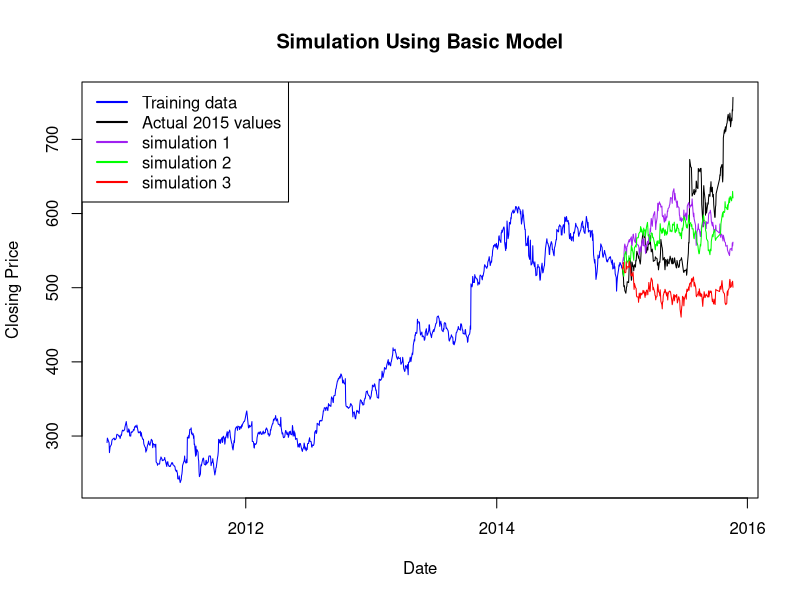
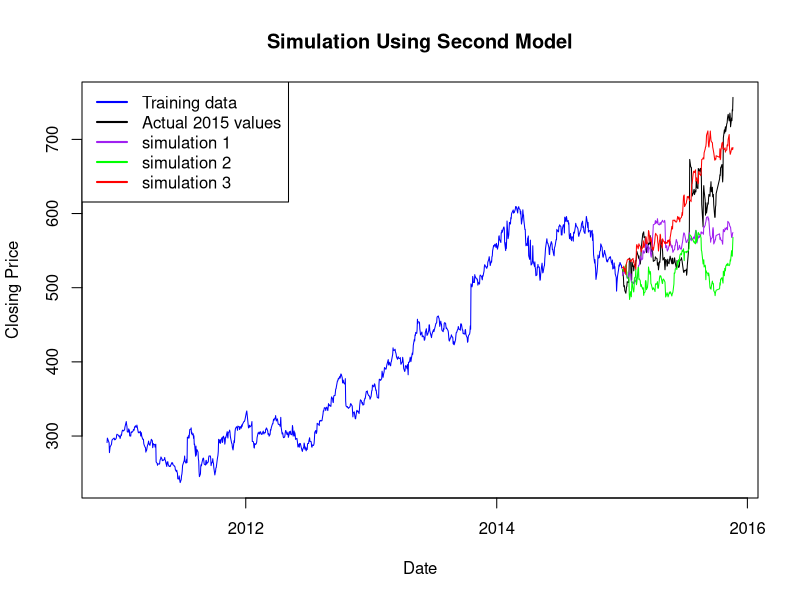

Recreate these plots in R, in order.
# install or load the matrix exponential package
# which allows you to raise a matrix A to the power k
# with the command A %^% k

# install.packages("expm")
library(expm)

# set working derectory to the same as the data
setwd("~/math_381_group/markov_stocks")

# read in the data
data <- read.csv('goog.csv')
#data <- read.csv('pbr_a.csv')

# set date at which to stop training data and start simulation
stop_date <- "2015-01-01"

# read in closing prices and training_dates
all_dates <- rev(as.Date(data$Date, format='%d-%b-%y'))
training_dates <- all_dates[all_dates < stop_date]
last_year_dates <- all_dates[all_dates >= stop_date]

all_closing_prices <- rev(data$Close)
training_closing_prices <- all_closing_prices[all_dates < stop_date]
last_year_closing_prices <- all_closing_prices[all_dates >= stop_date]

# # plot the stock over the given dates
# plot(training_dates, training_closing_prices, type='l', col='blue', lwd=1,
#      xlab='Date', ylab='Closing Price', main='Daily Price for Google Share',
#      xlim=c(all_dates[1], all_dates[length(all_dates)]),
#      ylim=c(min(all_closing_prices), max(all_closing_prices)))
# lines(last_year_dates, last_year_closing_prices, col='black', lwd=1)

# compute the daily change in the stock
daily_change <- diff(training_closing_prices)

# # plot the daily change
# transparent_red <- rgb(t(col2rgb('red')), alpha=65, maxColorValue=255)
# plot(training_dates[2:length(training_dates)], daily_change, cex=0.8,
#      pch=19, col=transparent_red, lwd=1,
#      xlab='Date', ylab='Change from previous date', 
#      main='Daily change in Google stock price')
# # plot a line for the mean daily change
# lines(training_dates[2:length(training_dates)], 
#       rep(mean(daily_change), times=length(daily_change)),
#       col='blue', lwd=3, lty=2)

# First model:
# 2 x 2 transition matrix where the states are:
# 1. increase from the day before
# 2. decrease from the day before
basic_trans_mat <- matrix(c(0, 0, 0, 0), nrow=2, ncol=2)
total_increase_days <- sum(daily_change[1:length(daily_change)-1] >= 0)
total_decrease_days <- sum(daily_change[1:length(daily_change)-1] < 0)

# fill in transition matrix
for (day in 1:(length(daily_change)-1)) {
   if (daily_change[day] >= 0) {  # today there was an increase
      if (daily_change[day+1] >= 0) {  # tomorrow there is an increase
         # increment the increase to increase element of the transition matrix
         basic_trans_mat[1, 1] <- basic_trans_mat[1, 1] + 1
      } else {  # tomorrow there is a decrease
         # increment the increase to decrease element of the transition matrix
         basic_trans_mat[1, 2] <- basic_trans_mat[1, 2] + 1
      }
   } else {  # today there was a decrease
      if (daily_change[day+1] >= 0) {  # tomorrow there is an increase
         # increment the decrease to increase element of the transition matrix
         basic_trans_mat[2, 1] <- basic_trans_mat[2, 1] + 1
      } else {  # tomorrow there is a decrease
         # increment the decrease to decrease element of the transition matrix
         basic_trans_mat[2, 2] <- basic_trans_mat[2, 2] + 1
      }
   }
}

# normalize first row by the number of "from increase" days
basic_trans_mat[1, 1:2] <- basic_trans_mat[1, 1:2] / total_increase_days

# normalize the second row by the number of "from decrease" days
basic_trans_mat[2, 1:2] <- basic_trans_mat[2, 1:2] / total_decrease_days

# look at the transition matrix
print('basic transition matrix:', quote=F)
print(basic_trans_mat)
print('basic transition matrix to power 10:', quote=F)
print(basic_trans_mat %^% 10)


# simulate the last year using a random walk using the value
# in our transition matrix and compare to the actual stock fluctuation
# for the last year
basic_model_simulation <- function() {
   last_change <- daily_change[length(daily_change)]
   last_price <- training_closing_prices[length(training_closing_prices)]
   #mean_change <- mean(abs(daily_change))
   
   #### variable incriments ####
   basic_mean <- mean(abs(daily_change))
   basic_sd <- sd(abs(daily_change))
   #### variable incriments ####
   
   predicted_prices <- vector(length=length(last_year_dates))
   
   for (i in 1:length(predicted_prices)) {
      
      #### variable incriments ####
      mean_change <- rnorm(1, mean=basic_mean, sd=basic_sd)
      #### variable incriments ####
      
      rand <- runif(1)
      if (last_change >= 0) {  # increase yesterday, so use first row of transition matrix
         if (rand < basic_trans_mat[1, 1]) {
            predicted_prices[i] <- last_price + mean_change
         } else {
            predicted_prices[i] <- last_price - mean_change
         }
      } else {  # decrease yesterday, so use second row of transition matrix
         if (rand < basic_trans_mat[2, 1]) {
            predicted_prices[i] <- last_price + mean_change
         } else {
            predicted_prices[i] <- last_price - mean_change
         }
      }
      if (i == 1) {
         last_change <- predicted_prices[i] - last_price
      } else {
         last_change <- predicted_prices[i] - predicted_prices[i-1]
      }
      last_price <- predicted_prices[i]
   }
   return(predicted_prices)
}

# plot the simulation against the actual values
plot(training_dates, training_closing_prices, type='l', col='blue', lwd=1,
     xlab='Date', ylab='Closing Price', main='Simulation Using Basic Model',
     xlim=c(all_dates[1], all_dates[length(all_dates)]),
     ylim=c(min(all_closing_prices), max(all_closing_prices)))
lines(last_year_dates, last_year_closing_prices, col='black', lwd=1)

num_simulations <- 3
colors <- c('purple', 'green', 'red')
for (i in 1:num_simulations) {
   predicted_prices <- basic_model_simulation()
   # simulated values
   lines(last_year_dates, predicted_prices, col=colors[i], lwd=1)
}
legend('topleft', legend=c('Training data', 'Actual 2015 values', 
                           'simulation 1', 'simulation 2', 'simulation 3'), 
       col=c('blue', 'black', 'purple', 'green', 'red'), lwd=c(2, 2, 2, 2, 2))



# Second model:
# 4 x 4 transition matrix where the states are:
# 1. large increase
# 2. small increase
# 3. small decrease
# 4. large decrease
second_trans_mat <- matrix(rep(0, 36), nrow=4, ncol=4)
change_cutoff <- mean(abs(daily_change))
#change_cutoff <- 4
total_large_increase_days <- sum(daily_change[1:length(daily_change)-1] >= change_cutoff)
total_small_increase_days <- sum(daily_change[1:length(daily_change)-1] < change_cutoff &
                                 daily_change[1:length(daily_change)-1] >= 0)
total_small_decrease_days <- sum(daily_change[1:length(daily_change)-1] < 0 &
                                 daily_change[1:length(daily_change)-1] >= -change_cutoff)
total_large_decrease_days <- sum(daily_change[1:length(daily_change)-1] < -change_cutoff)

# fill in the second transition matrix
for (day in 1:(length(daily_change)-1)) {
   change_today <- daily_change[day]
   change_tom <- daily_change[day+1]
   if (change_today >= change_cutoff) {  # coming from large increase
      if (change_tom >= change_cutoff) {
         # large increase to large increase
         second_trans_mat[1, 1] <- second_trans_mat[1, 1] + 1
      } else if (change_tom >= 0) {
         # large increase to small increase
         second_trans_mat[1, 2] <- second_trans_mat[1, 2] + 1
      } else if (change_tom >= -change_cutoff) {
         # large increase to small decrease
         second_trans_mat[1, 3] <- second_trans_mat[1, 3] + 1
      } else {
         # large increase to large decrease
         second_trans_mat[1, 4] <- second_trans_mat[1, 4] + 1
      }
   } else if (change_today >= 0) {  # coming from small increase
      if (change_tom >= change_cutoff) {
         # small increase to large increase
         second_trans_mat[2, 1] <- second_trans_mat[2, 1] + 1
      } else if (change_tom >= 0) {
         # small increase to small increase
         second_trans_mat[2, 2] <- second_trans_mat[2, 2] + 1
      } else if (change_tom >= -change_cutoff) {
         # small increase to small decrease
         second_trans_mat[2, 3] <- second_trans_mat[2, 3] + 1
      } else {
         # small increase to large decrease
         second_trans_mat[2, 4] <- second_trans_mat[2, 4] + 1
      }
   } else if (change_today >= -change_cutoff) {  # coming from small decrease
      if (change_tom >= change_cutoff) {
         # small decrease to large increase
         second_trans_mat[3, 1] <- second_trans_mat[3, 1] + 1
      } else if (change_tom >= 0) {
         # small decrease to small increase
         second_trans_mat[3, 2] <- second_trans_mat[3, 2] + 1
      } else if (change_tom >= -change_cutoff) {
         # small decrease to small decrease
         second_trans_mat[3, 3] <- second_trans_mat[3, 3] + 1
      } else {
         # small decrease to large decrease
         second_trans_mat[3, 4] <- second_trans_mat[3, 4] + 1
      }
   } else {  # coming from large decrease
      if (change_tom >= change_cutoff) {
         # large decrease to large increase
         second_trans_mat[4, 1] <- second_trans_mat[4, 1] + 1
      } else if (change_tom >= 0) {
         # large decrease to small increase
         second_trans_mat[4, 2] <- second_trans_mat[4, 2] + 1
      } else if (change_tom >= -change_cutoff) {
         # large decrease to small decrease
         second_trans_mat[4, 3] <- second_trans_mat[4, 3] + 1
      } else {
         # large decrease to large decrease
         second_trans_mat[4, 4] <- second_trans_mat[4, 4] + 1
      }
   }
}
#print(second_trans_mat)
# normalize the rows by the number of "coming from days"
second_trans_mat[1, ] <- second_trans_mat[1, ] / total_large_increase_days
second_trans_mat[2, ] <- second_trans_mat[2, ] / total_small_increase_days
second_trans_mat[3, ] <- second_trans_mat[3, ] / total_small_decrease_days
second_trans_mat[4, ] <- second_trans_mat[4, ] / total_large_decrease_days

# look at the transition matrix
print('second transition matrix:', quote=F)
print(second_trans_mat)
print('second transition matrix to power 10:', quote=F)
print(second_trans_mat %^% 10)


# simulate the last year using a random walk using the value
# in our transition matrix and compare to the actual stock fluctuation
# for the last year
second_model_simulation <- function() {
   last_change <- daily_change[length(daily_change)]
   last_price <- training_closing_prices[length(training_closing_prices)]
   daily_change_magnitudes <- abs(daily_change)
   #small_change <- mean(daily_change_magnitudes[daily_change_magnitudes < change_cutoff])
   #large_change <- mean(daily_change_magnitudes[daily_change_magnitudes >= change_cutoff])
   
   #### variable incriments ####
   large_mean <- mean(daily_change_magnitudes[daily_change_magnitudes >= change_cutoff])
   large_sd <- sd(daily_change_magnitudes[daily_change_magnitudes >= change_cutoff])
   small_mean <- mean(daily_change_magnitudes[daily_change_magnitudes < change_cutoff])
   small_sd <- sd(daily_change_magnitudes[daily_change_magnitudes < change_cutoff])
   #### variable incriments ####
   
   predicted_prices <- vector(length=length(last_year_dates))
   
   for (i in 1:length(predicted_prices)) {
      
      #### variable incriments ####
      large_change <- rnorm(1, mean=large_mean, sd=large_sd)
      small_change <- rnorm(1, mean=small_mean, sd=small_sd)
      #### variable incriments ####
      
      rand <- runif(1)
      if (last_change >= change_cutoff) { # from large increase
         if (rand < second_trans_mat[1, 1]) {
            # to large increase
            predicted_prices[i] <- last_price + large_change
         } else if (rand < second_trans_mat[1, 1] + second_trans_mat[1, 2]) {
            # to small increase
            predicted_prices[i] <- last_price + small_change
         } else if (rand < second_trans_mat[1, 1] + second_trans_mat[1, 2] + 
                       second_trans_mat[1, 3]) {
            # to small decrease
            predicted_prices[i] <- last_price - small_change
         } else {
            # to large decrease
            predicted_prices[i] <- last_price - large_change
         }
      } else if (last_change >= 0) { # from small increase
         if (rand < second_trans_mat[2, 1]) {
            # to large increase
            predicted_prices[i] <- last_price + large_change
         } else if (rand < second_trans_mat[2, 1] + second_trans_mat[2, 2]) {
            # to small increase
            predicted_prices[i] <- last_price + small_change
         } else if (rand < second_trans_mat[2, 1] + second_trans_mat[2, 2] + 
                       second_trans_mat[2, 3]) {
            # to small decrease
            predicted_prices[i] <- last_price - small_change
         } else {
            # to large decrease
            predicted_prices[i] <- last_price - large_change
         }
      } else if (last_change >= -change_cutoff) { # from small decrease
         if (rand < second_trans_mat[3, 1]) {
            # to large increase
            predicted_prices[i] <- last_price + large_change
         } else if (rand < second_trans_mat[3, 1] + second_trans_mat[3, 2]) {
            # to small increase
            predicted_prices[i] <- last_price + small_change
         } else if (rand < second_trans_mat[3, 1] + second_trans_mat[3, 2] + 
                       second_trans_mat[3, 3]) {
            # to small decrease
            predicted_prices[i] <- last_price - small_change
         } else {
            # to large decrease
            predicted_prices[i] <- last_price - large_change
         }
      } else { # from large decrease
         if (rand < second_trans_mat[4, 1]) {
            # to large increase
            predicted_prices[i] <- last_price + large_change
         } else if (rand < second_trans_mat[4, 1] + second_trans_mat[4, 2]) {
            # to small increase
            predicted_prices[i] <- last_price + small_change
         } else if (rand < second_trans_mat[4, 1] + second_trans_mat[4, 2] + 
                       second_trans_mat[4, 3]) {
            # to small decrease
            predicted_prices[i] <- last_price - small_change
         } else {
            # to large decrease
            predicted_prices[i] <- last_price - large_change
         }
      }
      if (i == 1) {
         last_change <- predicted_prices[i] - last_price
      } else {
         last_change <- predicted_prices[i] - predicted_prices[i-1]
      }
      last_price <- predicted_prices[i]
   }
   return(predicted_prices)
}

# plot the simulation against the actual values
plot(training_dates, training_closing_prices, type='l', col='blue', lwd=1,
     xlab='Date', ylab='Closing Price', main='Simulation Using Second Model',
     xlim=c(all_dates[1], all_dates[length(all_dates)]),
     ylim=c(min(all_closing_prices), max(all_closing_prices)))
lines(last_year_dates, last_year_closing_prices, col='black', lwd=1)

num_simulations <- 3
colors <- c('purple', 'green', 'red')
for (i in 1:num_simulations) {
   predicted_prices <- second_model_simulation()
   # simulated values
   lines(last_year_dates, predicted_prices, col=colors[i], lwd=1)
}
legend('topleft', legend=c('Training data', 'Actual 2015 values', 
                           'simulation 1', 'simulation 2', 'simulation 3'), 
       col=c('blue', 'black', 'purple', 'green', 'red'), lwd=c(2, 2, 2, 2, 2))


####### plot with many simulations #######

# # color density plot
# plot(training_dates, training_closing_prices, type='l', col='blue', lwd=1,
#      xlab='Date', ylab='Closing Price', main='Simulation Using Second Model',
#      xlim=c(all_dates[1], all_dates[length(all_dates)]),
#      ylim=c(min(all_closing_prices), max(all_closing_prices)))
# lines(last_year_dates, last_year_closing_prices, col='black', lwd=1)
# 
# num_simulations <- 250
# my_color <- rgb(t(col2rgb('orange')), alpha=10, maxColorValue=255)
# for (i in 1:num_simulations) {
#    predicted_prices <- second_model_simulation()
#    # simulated values
#    lines(last_year_dates, predicted_prices, col=my_color, lwd=2)
# }

# # plot of averages
# plot(training_dates, training_closing_prices, type='l', col='blue', lwd=1,
#      xlab='Date', ylab='Closing Price', main='Average of simulations Using Second Model',
#      xlim=c(all_dates[1], all_dates[length(all_dates)]),
#      ylim=c(min(all_closing_prices), max(all_closing_prices)))
# lines(last_year_dates, last_year_closing_prices, col='black', lwd=1)
# 
# num_simulations <- 250
# average_predicted_prices <- rep(0, times=length(last_year_closing_prices))
# for (i in 1:num_simulations) {
#    average_predicted_prices <- average_predicted_prices + second_model_simulation()  
# }
# average_predicted_prices <- average_predicted_prices / num_simulations
# lines(last_year_dates, average_predicted_prices, col='orange', lwd=2)
